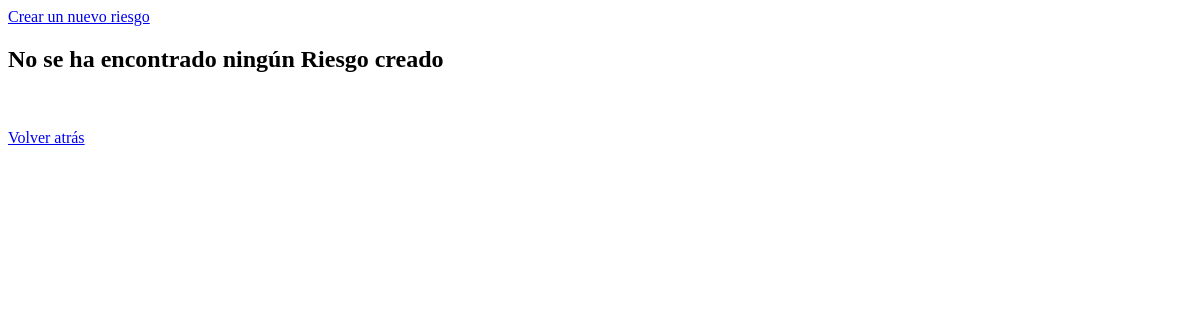
Page /index/riesgo on the earlier database version.
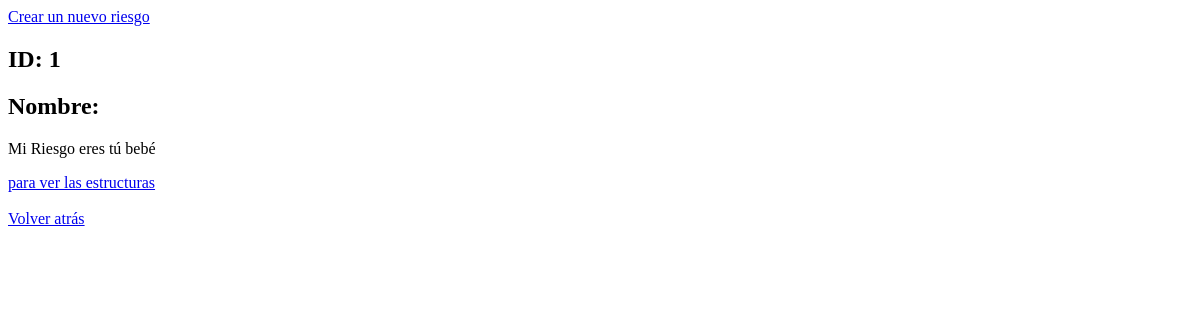
Same page on the later database version.
### ModelsMaster/models.py (models this page shows)
class Riesgo(models.Model):
    id_Riesgo=models.AutoField(primary_key=True)
    Str_Nombre=models.CharField(max_length=256)
    bool_eliminado=models.BooleanField(default=False)

### ModelsMaster/views.py (the view)
# urls.py: path('index/riesgo', views.index_riesgo),
def index_riesgo(request):
    all = Riesgo.objects.filter(bool_eliminado=False)
    return render(request, 'Riesgo/index.html', {"riesgos":all})

### ModelsMaster/templates/Riesgo/index.html (shortened to what this page needs)
<html>
    <head>
    </head>
    <body>
        <a href="/new/riesgo">Crear un nuevo riesgo</a>
        {% if riesgos %}
            {% for riesgo in riesgos %}
                <h2>ID: {{riesgo.id_Riesgo}}</h2>
                <h2>Nombre:</h2>
                <p>{{riesgo.Str_Nombre}}</p>
                <a href="/show/riesgo/{{riesgo.id_Riesgo}}">para ver las estructuras</a>
            {% endfor %}
        {% else %}
            <h2>No se ha encontrado ningún Riesgo creado</h2>
        {% endif %}
        <br>
        <br>
        <a href="/">Volver atrás</a>
    </body>
</html>

Differences in the rows shown:
added Riesgo: id_Riesgo "1", Str_Nombre "Mi Riesgo eres tú bebé"
Other differences:
text no longer shown: "No se ha encontrado ningún Riesgo creado"
